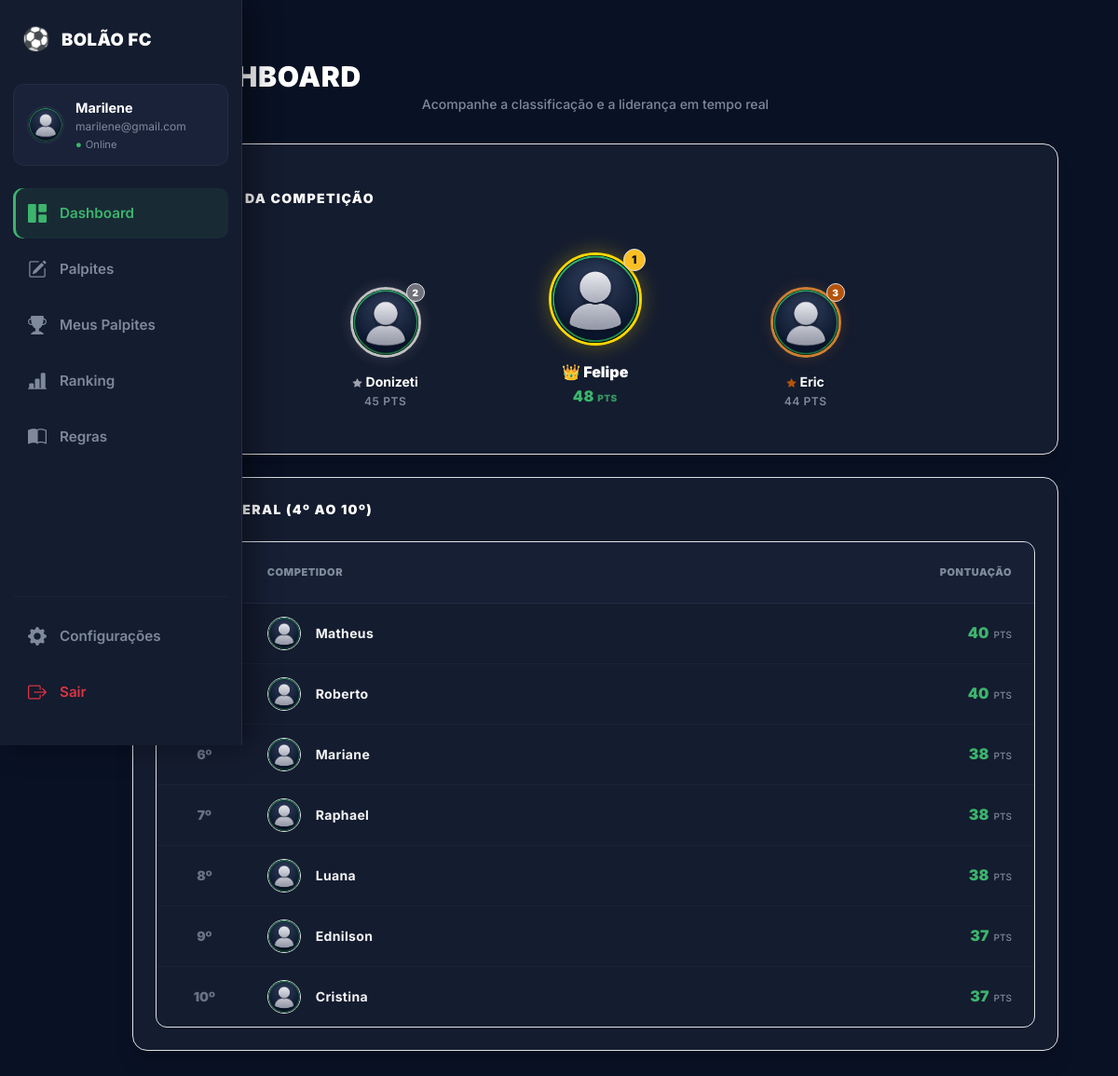
Page /dashboard/ (signed in) on the committed database.
### usuarios/models.py (models this page shows, shortened)
class Profile(models.Model):
    user = models.OneToOneField(
        User,
        on_delete=models.CASCADE,
        related_name='profile'
    )
    image = models.ImageField(
        upload_to='profiles/',
        default='profiles/default.png'
    )
    pontuacao_total = models.IntegerField(
        default=0
    )
    criado_em = models.DateTimeField(
        auto_now_add=True
    )

### usuarios/views.py (the view)
# urls.py: path('dashboard/', views.dashboard_view, name='dashboard'),
@login_required(login_url='login')
def dashboard_view(request):
    ranking = list(
        Profile.objects
        .select_related('user')
        .exclude(user__username="rootmaster")
        .exclude(user__is_superuser=True)
        .order_by('-pontuacao_total')
    )
    top1 = ranking[0] if len(ranking) > 0 else None
    top2 = ranking[1] if len(ranking) > 1 else None
    top3 = ranking[2] if len(ranking) > 2 else None
    ranking_geral = ranking[3:10]
    profile, _ = Profile.objects.get_or_create(user=request.user)
    user_rank = None
    for i, p in enumerate(ranking, start=1):
        if p.user_id == request.user.id:
            user_rank = i
            break
    return render(request, 'usuarios/dashboard.html', {
        'ranking': ranking_geral,
        'top1': top1,
        'top2': top2,
        'top3': top3,
        'user_points': profile.pontuacao_total,
        'user_rank': user_rank,
    })

### bolao_project/templates/usuarios/dashboard.html (shortened to what this page needs)
{% extends 'usuarios/base.html' %}
{% load static %}
{% block content %}
<script src="https://cdn.tailwindcss.com"></script>
<div class="min-h-screen pb-12 text-white">
    <div class="max-w-7xl mx-auto px-4 sm:px-6 lg:px-8 pt-6">
        <div class="mb-8 text-center md:text-left">
            <h2 class="text-2xl sm:text-3xl font-black text-white tracking-wide uppercase flex items-center justify-center md:justify-start gap-2">
                <span>🏆</span> DASHBOARD
            </h2>
            <p class="text-[#7e8a9c] text-xs sm:text-sm font-medium mt-0.5">Acompanhe a classificação e a liderança em tempo real</p>
        </div>
        <div class="bg-[#141c2f] border border-[#232d45] rounded-2xl p-5 sm:p-6 shadow-xl mb-6">
            <h5 class="font-black text-white text-xs sm:text-sm tracking-widest uppercase mb-6 text-[#7e8a9c]">LÍDERES DA COMPETIÇÃO</h5>
            <div class="flex items-end justify-center gap-1 sm:gap-4 max-w-2xl mx-auto pt-4">
                <div class="w-1/3 text-center animate-pop flex flex-col items-center">
                    {% with user=top2 %}
                    {% if user %}
                        <div class="relative inline-block mb-3">
                            {% if user.user.profile.image %}
                                <img class="w-16 h-16 sm:w-[76px] sm:h-[76px] rounded-full object-cover border-[3px] border-[#c0c0c0] shadow-[0_0_15px_rgba(192,192,192,0.2)]" src="{{ user.user.profile.image.url }}" alt="2º Lugar">
                            {% else %}
                                <div class="w-16 h-16 sm:w-[76px] sm:h-[76px] rounded-full bg-[#19233c] text-[#7e8a9c] flex items-center justify-center text-xl border-[3px] border-[#c0c0c0] shadow-[0_0_15px_rgba(192,192,192,0.2)]">
                                    <i class="bi bi-person-fill"></i>
                                </div>
                            {% endif %}
                            <span class="absolute -top-1 -right-1 bg-zinc-500 text-white text-[10px] font-black w-5 h-5 rounded-full flex items-center justify-center border border-[#091124]">2</span>
                        </div>
                        <div class="text-xs sm:text-sm font-bold text-white truncate max-w-[90px] sm:max-w-[130px] px-1 mb-0.5">
                            <i class="bi bi-star-fill text-zinc-400 text-[10px] mr-1"></i>{{ user.user.first_name|default:user.user.username }}
                        </div>
                        <div class="text-[#7e8a9c] text-[11px] sm:text-xs font-semibold tracking-wider uppercase">{{ user.pontuacao_total }} pts</div>
                    {% else %}
                        <div class="text-[#7e8a9c]/50 text-[11px] font-bold py-6 uppercase tracking-wider">Aguardando...</div>
                    {% endif %}
                    {% endwith %}
                </div>
                <div class="w-1/3 text-center animate-pop flex flex-col items-center">
                    {% with user=top1 %}
                    {% if user %}
                        <div class="relative inline-block mb-3">
                            {% if user.user.profile.image %}
                                <img class="w-20 h-20 sm:w-[100px] sm:h-[100px] rounded-full object-cover border-[3px] border-[#ffd700] shadow-[0_0_22px_rgba(255,215,0,0.3)]" src="{{ user.user.profile.image.url }}" alt="1º Lugar">
                            {% else %}
                                <div class="w-20 h-20 sm:w-[100px] sm:h-[100px] rounded-full bg-[#19233c] text-[#ffd700] flex items-center justify-center text-2xl border-[3px] border-[#ffd700] shadow-[0_0_22px_rgba(255,215,0,0.3)]">
                                    <i class="bi bi-trophy-fill"></i>
                                </div>
                            {% endif %}
                            <span class="absolute -top-1 -right-1 bg-amber-400 text-[#091124] text-xs font-black w-6 h-6 rounded-full flex items-center justify-center border border-[#091124] shadow-md">1</span>
                        </div>
                        <div class="text-sm sm:text-base font-black text-white truncate max-w-[100px] sm:max-w-[140px] px-1 mb-0.5">
                            <span class="text-amber-400">👑</span> {{ user.user.first_name|default:user.user.username }}
                        </div>
                        <div class="text-[#3db46d] text-sm sm:text-base font-black tracking-wide">{{ user.pontuacao_total }} <span class="text-[10px] font-black opacity-80">PTS</span></div>
                    {% else %}
                        <div class="text-[#7e8a9c]/50 text-[11px] font-bold py-6 uppercase tracking-wider">Aguardando...</div>
                    {% endif %}
                    {% endwith %}
                </div>
                <div class="w-1/3 text-center animate-pop flex flex-col items-center">
                    {% with user=top3 %}
                    {% if user %}
                        <div class="relative inline-block mb-3">
                            {% if user.user.profile.image %}
                                <img class="w-16 h-16 sm:w-[76px] sm:h-[76px] rounded-full object-cover border-[3px] border-[#cd7f32] shadow-[0_0_15px_rgba(205,127,50,0.2)]" src="{{ user.user.profile.image.url }}" alt="3º Lugar">
                            {% else %}
                                <div class="w-16 h-16 sm:w-[76px] sm:h-[76px] rounded-full bg-[#19233c] text-[#7e8a9c] flex items-center justify-center text-xl border-[3px] border-[#cd7f32] shadow-[0_0_15px_rgba(205,127,50,0.2)]">
                                    <i class="bi bi-person-fill"></i>
                                </div>
                            {% endif %}
                            <span class="absolute -top-1 -right-1 bg-amber-700 text-white text-[10px] font-black w-5 h-5 rounded-full flex items-center justify-center border border-[#091124]">3</span>
                        </div>
                        <div class="text-xs sm:text-sm font-bold text-white truncate max-w-[90px] sm:max-w-[130px] px-1 mb-0.5">
                            <i class="bi bi-star-fill text-amber-700 text-[10px] mr-1"></i>{{ user.user.first_name|default:user.user.username }}
                        </div>
                        <div class="text-[#7e8a9c] text-[11px] sm:text-xs font-semibold tracking-wider uppercase">{{ user.pontuacao_total }} pts</div>
                    {% else %}
                        <div class="text-[#7e8a9c]/50 text-[11px] font-bold py-6 uppercase tracking-wider">Aguardando...</div>
                    {% endif %}
                    {% endwith %}
                </div>
            </div>
        </div>
        <div class="bg-[#141c2f] border border-[#232d45] rounded-2xl p-4 sm:p-6 shadow-xl">
            <h5 class="font-black text-white text-xs sm:text-sm tracking-widest uppercase mb-4 text-[#7e8a9c]">RANKING GERAL (4º AO 10º)</h5>
            <div class="overflow-x-auto rounded-xl border border-[#232d45]/60">
                <table class="w-full text-left border-collapse align-middle">
                    <thead>
                        <tr class="bg-[#19233c]/40 border-b border-[#232d45]">
                            <th class="py-4 px-4 text-[11px] font-black uppercase tracking-wider text-[#7e8a9c] w-24 text-center">Posição</th>
                            <th class="py-4 px-3 text-[11px] font-black uppercase tracking-wider text-[#7e8a9c]">Competidor</th>
                            <th class="py-4 px-4 text-[11px] font-black uppercase tracking-wider text-[#7e8a9c] w-36 text-end">Pontuação</th>
                        </tr>
                    </thead>
                    <tbody class="divide-y divide-[#232d45]/40">
                    {% for p in ranking %}
                        {% if forloop.counter|add:3 <= 10 %}
                        <tr class="transition-colors hover:bg-[#19233c]/30
                            ">
                            <td class="py-3.5 px-4 font-black text-center text-xs sm:text-sm">
                                <span class="text-[#7e8a9c] opacity-80">
                                    {{ forloop.counter|add:3 }}º
                                </span>
                            </td>
                            <td class="py-3.5 px-3">
                                <div class="flex items-center gap-3">
                                    {% if p.user.profile.image %}
                                        <img src="{{ p.user.profile.image.url }}" class="w-9 h-9 rounded-full object-cover border border-[#232d45] flex-shrink-0">
                                    {% else %}
                                        <div class="w-9 h-9 rounded-full bg-[#19233c] border border-[#232d45] text-[#7e8a9c] flex items-center justify-center text-sm flex-shrink-0">
                                            <i class="bi bi-person-fill"></i>
                                        </div>
                                    {% endif %}
                                    <div class="flex items-center gap-2 min-w-0">
                                        <span class="text-xs sm:text-sm font-bold tracking-wide truncate max-w-[120px] sm:max-w-[200px] {% if p.user == request.user %}text-white{% else %}text-zinc-100{% endif %}">
                                            {{ p.user.first_name|default:p.user.username }}
                                        </span>
                                    </div>
                                </div>
                            </td>
                            <td class="py-3.5 px-4 text-end font-black text-sm sm:text-base text-[#3db46d]">
                                {{ p.pontuacao_total }} <span class="text-[#7e8a9c] font-medium text-[10px] uppercase ml-0.5">pts</span>
                            </td>
                        </tr>
                        {% endif %}
                    {% endfor %}
                    </tbody>
                </table>
            </div>
        </div>
    </div>
</div>
{% endblock %}

### bolao_project/templates/usuarios/base.html (shortened to what this page needs)
{% load static %}
<!DOCTYPE html>
<html lang="pt-br">
<head>
    <link href="https://cdn.jsdelivr.net/npm/bootstrap@5.3.3/dist/css/bootstrap.min.css" rel="stylesheet">
    <link rel="stylesheet" href="https://cdn.jsdelivr.net/npm/bootstrap-icons@1.11.3/font/bootstrap-icons.css">
</head>
<body>
<div class="wrapper">
    <aside class="sidebar">
        <div class="sidebar-brand">
            <span class="fs-4">⚽</span>
            <h4 class="text-white">BOLÃO FC</h4>
        </div>
        <div class="user-box">
            <img
                src="{{ request.user.profile.image.url }}"
                class="avatar"
                alt="Avatar"
                onerror="this.src='/media/profiles/default.png';"
            >
            <div class="user-info-text text-truncate">
                <div class="fw-bold text-white text-truncate" style="font-size: 0.9rem;">
                    {{ request.user.first_name|default:request.user.username }}
                </div>
                <small class="d-block text-truncate" style="color: var(--texto-secundario); font-size: 0.75rem;">
                    {{ request.user.email|default:"Sem email" }}
                </small>
                <div class="d-flex align-items-center gap-1 mt-0.5" style="font-size: 0.7rem;">
                    <span style="color: var(--verde-chute);">●</span>
                    <span style="color: var(--texto-secundario)">Online</span>
                </div>
            </div>
        </div>
            <nav class="d-flex flex-column flex-grow-1">
                <a class="menu-link {% if request.resolver_match.url_name == 'dashboard' %}active{% endif %}" href="{% url 'dashboard' %}">
                    <i class="bi bi-grid-1x2-fill"></i><span class="menu-text">Dashboard</span>
                </a>
                <a class="menu-link {% if request.resolver_match.url_name == 'fazer_palpites' %}active{% endif %}" href="{% url 'fazer_palpites' %}">
                    <i class="bi bi-pencil-square"></i><span class="menu-text">Palpites</span>
                </a>
                <a class="menu-link {% if request.resolver_match.url_name == 'meus_palpites' %}active{% endif %}" href="{% url 'meus_palpites' %}">
                    <i class="bi bi-trophy-fill"></i><span class="menu-text">Meus Palpites</span>
                </a>
                <a class="menu-link {% if request.resolver_match.url_name == 'ranking' %}active{% endif %}" href="{% url 'ranking' %}">
                    <i class="bi bi-bar-chart-line-fill"></i><span class="menu-text">Ranking</span>
                </a>
                <a class="menu-link {% if request.resolver_match.url_name == 'regras_bolao' %}active{% endif %}" href="{% url 'regras_bolao' %}">
                    <i class="bi bi-book-half"></i><span class="menu-text">Regras</span>
                </a>
                <div class="mt-auto">
                    <hr style="border-color: var(--input-border); margin: 15px 0; opacity: 0.4;">
                    <a class="menu-link" href="#" data-bs-toggle="modal" data-bs-target="#settingsModal">
                        <i class="bi bi-gear-fill"></i><span class="menu-text">Configurações</span>
                    </a>
                    <a class="menu-link text-danger" href="{% url 'logout' %}">
                        <i class="bi bi-box-arrow-right"></i><span class="menu-text">Sair</span>
                    </a>
                </div>
            </nav>
        </div>
    <main class="main-content">
        {% block content %}{% endblock %}
    </main>
</body>
</html>

### rows in the picture
Profile: user.profile.image (placeholder picture), user.first_name "Donizeti", pontuacao_total "45"
Profile: user.profile.image (placeholder picture), user.first_name "Felipe", pontuacao_total "48"
Profile: user.profile.image (placeholder picture), user.first_name "Eric", pontuacao_total "44"
Profile: user.profile.image (placeholder picture), user.first_name "Matheus", pontuacao_total "40"
Profile: user.profile.image (placeholder picture), user.first_name "Roberto", pontuacao_total "40"
Profile: user.profile.image (placeholder picture), user.first_name "Mariane", pontuacao_total "38"
Profile: user.profile.image (placeholder picture), user.first_name "Raphael", pontuacao_total "38"
Profile: user.profile.image (placeholder picture), user.first_name "Luana", pontuacao_total "38"
Profile: user.profile.image (placeholder picture), user.first_name "Ednilson", pontuacao_total "37"
Profile: user.profile.image (placeholder picture), user.first_name "Cristina", pontuacao_total "37"

### other values in the picture
{{ request.user.first_name|default:request.user.username }} "Marilene"
{{ request.user.email|default:"Sem email" }} "marilene@gmail.com"
